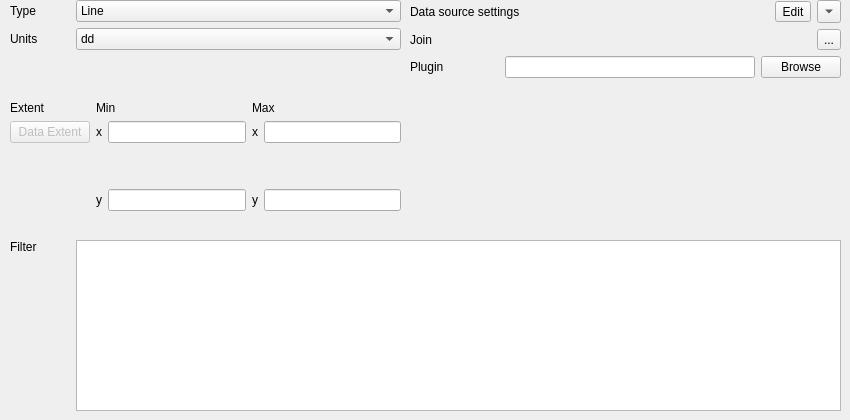
  <widget class="QWidget" name="DatasourceTab">
   <property name="enabled">
    <bool>true</bool>
   </property>
   <attribute name="title">
    <string>Data Source</string>
   </attribute>
   <widget class="QWidget" name="verticalLayoutWidget">
    <property name="geometry">
     <rect>
      <x>10</x>
      <y>0</y>
      <width>391</width>
      <height>221</height>
     </rect>
    </property>
    <layout class="QVBoxLayout" name="verticalLayout">
     <property name="bottomMargin">
      <number>10</number>
     </property>
     <item>
      <layout class="QHBoxLayout" name="horizontalLayout_38">
       <item>
        <widget class="QLabel" name="mf_type_label">
         <property name="minimumSize">
          <size>
           <width>60</width>
           <height>0</height>
          </size>
         </property>
         <property name="maximumSize">
          <size>
           <width>60</width>
           <height>16777215</height>
          </size>
         </property>
         <property name="text">
          <string>Type</string>
         </property>
        </widget>
       </item>
       <item>
        <widget class="QComboBox" name="mf_type_combo">
         <item>
          <property name="text">
           <string comment="line">Line</string>
          </property>
         </item>
         <item>
          <property name="text">
           <string>Point</string>
          </property>
         </item>
         <item>
          <property name="text">
           <string>Polygon</string>
          </property>
         </item>
        </widget>
       </item>
      </layout>
     </item>
     <item>
      <layout class="QHBoxLayout" name="horizontalLayout_39">
       <item>
        <widget class="QLabel" name="mf_units_label">
         <property name="minimumSize">
          <size>
           <width>60</width>
           <height>0</height>
          </size>
         </property>
         <property name="maximumSize">
          <size>
           <width>60</width>
           <height>16777215</height>
          </size>
         </property>
         <property name="text">
          <string>Units</string>
         </property>
        </widget>
       </item>
       <item>
        <widget class="QComboBox" name="mf_units_combo">
         <item>
          <property name="text">
           <string>dd</string>
          </property>
         </item>
         <item>
          <property name="text">
           <string>feet</string>
          </property>
         </item>
         <item>
          <property name="text">
           <string>inches</string>
          </property>
         </item>
         <item>
          <property name="text">
           <string>kilometers</string>
          </property>
         </item>
         <item>
          <property name="text">
           <string>meters</string>
          </property>
         </item>
         <item>
          <property name="text">
           <string>miles</string>
          </property>
         </item>
         <item>
          <property name="text">
           <string>nauticalmiles</string>
          </property>
         </item>
         <item>
          <property name="text">
           <string>percentages</string>
          </property>
         </item>
         <item>
          <property name="text">
           <string>pixels</string>
          </property>
         </item>
        </widget>
       </item>
      </layout>
     </item>
     <item>
      <spacer name="verticalSpacer_2">
       <property name="orientation">
        <enum>Qt::Vertical</enum>
       </property>
       <property name="sizeHint" stdset="0">
        <size>
         <width>20</width>
         <height>40</height>
        </size>
       </property>
      </spacer>
     </item>
     <item>
      <layout class="QHBoxLayout" name="extentLayout">
       <item>
        <layout class="QVBoxLayout" name="verticalLayout_13">
         <item>
          <widget class="QLabel" name="mf_extent_abel">
           <property name="minimumSize">
            <size>
             <width>60</width>
             <height>0</height>
            </size>
           </property>
           <property name="maximumSize">
            <size>
             <width>60</width>
             <height>16777215</height>
            </size>
           </property>
           <property name="text">
            <string>Extent</string>
           </property>
           <property name="alignment">
            <set>Qt::AlignLeading|Qt::AlignLeft|Qt::AlignTop</set>
           </property>
          </widget>
         </item>
         <item>
          <widget class="QPushButton" name="mf_dataExtent_button">
           <property name="enabled">
            <bool>false</bool>
           </property>
           <property name="text">
            <string>Data Extent</string>
           </property>
          </widget>
         </item>
         <item>
          <spacer name="verticalSpacer_3">
           <property name="orientation">
            <enum>Qt::Vertical</enum>
           </property>
           <property name="sizeHint" stdset="0">
            <size>
             <width>20</width>
             <height>40</height>
            </size>
           </property>
          </spacer>
         </item>
        </layout>
       </item>
       <item>
        <layout class="QVBoxLayout" name="verticalLayout_2">
         <item>
          <widget class="QLabel" name="mf_extentMin_label">
           <property name="text">
            <string>Min</string>
           </property>
          </widget>
         </item>
         <item>
          <layout class="QHBoxLayout" name="horizontalLayout_47">
           <item>
            <widget class="QLabel" name="mf_x_min_label">
             <property name="text">
              <string>x</string>
             </property>
            </widget>
           </item>
           <item>
            <widget class="QLineEdit" name="mf_extent_minx"/>
           </item>
          </layout>
         </item>
         <item>
          <spacer name="verticalSpacer_4">
           <property name="orientation">
            <enum>Qt::Vertical</enum>
           </property>
           <property name="sizeHint" stdset="0">
            <size>
             <width>20</width>
             <height>40</height>
            </size>
           </property>
          </spacer>
         </item>
         <item>
          <layout class="QHBoxLayout" name="horizontalLayout_48">
           <item>
            <widget class="QLabel" name="mf_y_min_label">
             <property name="text">
              <string>y</string>
             </property>
            </widget>
           </item>
           <item>
            <widget class="QLineEdit" name="mf_extent_miny"/>
           </item>
          </layout>
         </item>
        </layout>
       </item>
       <item>
        <layout class="QVBoxLayout" name="verticalLayout_3">
         <item>
          <widget class="QLabel" name="mf_extentMax_label">
           <property name="text">
            <string>Max</string>
           </property>
          </widget>
         </item>
         <item>
          <layout class="QHBoxLayout" name="horizontalLayout_49">
           <item>
            <widget class="QLabel" name="mf_x_max_label">
             <property name="text">
              <string>x</string>
             </property>
            </widget>
           </item>
           <item>
            <widget class="QLineEdit" name="mf_extent_maxx"/>
           </item>
          </layout>
         </item>
         <item>
          <spacer name="verticalSpacer_5">
           <property name="orientation">
            <enum>Qt::Vertical</enum>
           </property>
           <property name="sizeHint" stdset="0">
            <size>
             <width>20</width>
             <height>40</height>
            </size>
           </property>
          </spacer>
         </item>
         <item>
          <layout class="QHBoxLayout" name="horizontalLayout_50">
           <item>
            <widget class="QLabel" name="mf_y_max_label">
             <property name="text">
              <string>y</string>
             </property>
            </widget>
           </item>
           <item>
            <widget class="QLineEdit" name="mf_extent_maxy"/>
           </item>
          </layout>
         </item>
        </layout>
       </item>
      </layout>
     </item>
    </layout>
   </widget>
   <widget class="QWidget" name="horizontalLayoutWidget_6">
    <property name="geometry">
     <rect>
      <x>10</x>
      <y>240</y>
      <width>831</width>
      <height>171</height>
     </rect>
    </property>
    <layout class="QHBoxLayout" name="filterLayout">
     <item>
      <widget class="QLabel" name="mf_filter_label">
       <property name="minimumSize">
        <size>
         <width>60</width>
         <height>0</height>
        </size>
       </property>
       <property name="maximumSize">
        <size>
         <width>60</width>
         <height>16777215</height>
        </size>
       </property>
       <property name="text">
        <string>Filter</string>
       </property>
       <property name="alignment">
        <set>Qt::AlignLeading|Qt::AlignLeft|Qt::AlignTop</set>
       </property>
      </widget>
     </item>
     <item>
      <widget class="QTextEdit" name="mf_filter_edit">
       <property name="enabled">
        <bool>true</bool>
       </property>
      </widget>
     </item>
    </layout>
   </widget>
   <widget class="QWidget" name="verticalLayoutWidget_6">
    <property name="geometry">
     <rect>
      <x>410</x>
      <y>0</y>
      <width>431</width>
      <height>222</height>
     </rect>
    </property>
    <layout class="QVBoxLayout" name="verticalLayout_14">
     <property name="sizeConstraint">
      <enum>QLayout::SetMaximumSize</enum>
     </property>
     <item>
      <layout class="QHBoxLayout" name="datasourceLayout">
       <item>
        <widget class="QLabel" name="layer_adddata_label">
         <property name="minimumSize">
          <size>
           <width>250</width>
           <height>0</height>
          </size>
         </property>
         <property name="maximumSize">
          <size>
           <width>250</width>
           <height>16777215</height>
          </size>
         </property>
         <property name="text">
          <string>Data source settings</string>
         </property>
        </widget>
       </item>
       <item>
        <spacer name="horizontalSpacer_2">
         <property name="orientation">
          <enum>Qt::Horizontal</enum>
         </property>
         <property name="sizeHint" stdset="0">
          <size>
           <width>40</width>
           <height>20</height>
          </size>
         </property>
        </spacer>
       </item>
       <item>
        <widget class="QToolButton" name="layer_editdata_button">
         <property name="text">
          <string>Edit</string>
         </property>
        </widget>
       </item>
       <item>
        <widget class="QToolButton" name="layer_adddata_button">
         <property name="text">
          <string>Add</string>
         </property>
         <property name="arrowType">
          <enum>Qt::DownArrow</enum>
         </property>
        </widget>
       </item>
      </layout>
     </item>
     <item>
      <layout class="QHBoxLayout" name="joinLayout">
       <item>
        <widget class="QLabel" name="mf_Join_label">
         <property name="minimumSize">
          <size>
           <width>200</width>
           <height>0</height>
          </size>
         </property>
         <property name="maximumSize">
          <size>
           <width>200</width>
           <height>16777215</height>
          </size>
         </property>
         <property name="text">
          <string>Join</string>
         </property>
        </widget>
       </item>
       <item>
        <spacer name="horizontalSpacer_3">
         <property name="orientation">
          <enum>Qt::Horizontal</enum>
         </property>
         <property name="sizeHint" stdset="0">
          <size>
           <width>40</width>
           <height>20</height>
          </size>
         </property>
        </spacer>
       </item>
       <item>
        <widget class="QToolButton" name="layer_join_tool">
         <property name="enabled">
          <bool>true</bool>
         </property>
         <property name="text">
          <string>...</string>
         </property>
         <property name="icon">
          <iconset resource="resources.qrc">
           <normaloff>:/ui/images/icons/document-import.png</normaloff>:/ui/images/icons/document-import.png</iconset>
         </property>
        </widget>
       </item>
      </layout>
     </item>
     <item>
      <layout class="QHBoxLayout" name="pluginLayout">
       <item>
        <widget class="QLabel" name="mf_plugin_label">
         <property name="minimumSize">
          <size>
           <width>50</width>
           <height>0</height>
          </size>
         </property>
         <property name="maximumSize">
          <size>
           <width>50</width>
           <height>16777215</height>
          </size>
         </property>
         <property name="text">
          <string>Plugin</string>
         </property>
        </widget>
       </item>
       <item>
        <spacer name="horizontalSpacer_4">
         <property name="orientation">
          <enum>Qt::Horizontal</enum>
         </property>
         <property name="sizeHint" stdset="0">
          <size>
           <width>40</width>
           <height>20</height>
          </size>
         </property>
        </spacer>
       </item>
       <item>
        <widget class="QLineEdit" name="mf_plugin_edit">
         <property name="enabled">
          <bool>true</bool>
         </property>
         <property name="minimumSize">
          <size>
           <width>250</width>
           <height>0</height>
          </size>
         </property>
         <property name="maximumSize">
          <size>
           <width>250</width>
           <height>16777215</height>
          </size>
         </property>
        </widget>
       </item>
       <item>
        <widget class="QPushButton" name="mf_browse_Button">
         <property name="enabled">
          <bool>true</bool>
         </property>
         <property name="minimumSize">
          <size>
           <width>80</width>
           <height>0</height>
          </size>
         </property>
         <property name="maximumSize">
          <size>
           <width>80</width>
           <height>16777215</height>
          </size>
         </property>
         <property name="text">
          <string>Browse</string>
         </property>
        </widget>
       </item>
      </layout>
     </item>
     <item>
      <layout class="QHBoxLayout" name="projectionLayout"/>
     </item>
     <item>
      <spacer name="verticalSpacer">
       <property name="orientation">
        <enum>Qt::Vertical</enum>
       </property>
       <property name="sizeHint" stdset="0">
        <size>
         <width>20</width>
         <height>40</height>
        </size>
       </property>
      </spacer>
     </item>
    </layout>
   </widget>
  </widget>
